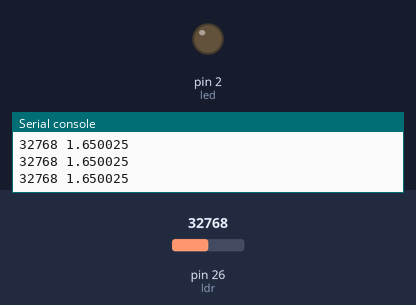
Simulated run of this program. Board: MicroPython board. Parts: output pins drawn as LEDs (lit = HIGH), the last lines printed to the serial console. The inputs (shaded band) are chosen by the test bench; at power-on: pin 26 (ldr) = 32768 (analog values on the 0–65535 scale).

Above: at 1.2 s.
1.3 s: pin 26 (ldr) set to 49072
2.8 s: pin 26 (ldr) set to 50800
At 3.7 s:
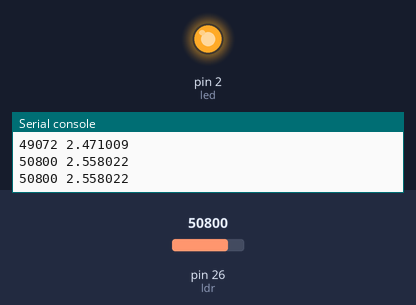
4.5 s: pin 26 (ldr) set to 45874
At 4.9 s:
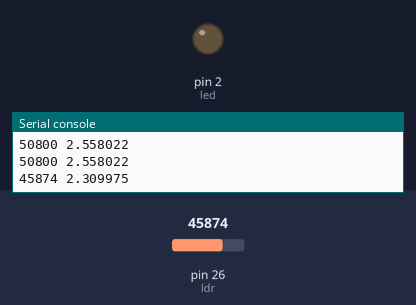
6.0 s: pin 26 (ldr) set to 57670
At 7.2 s:
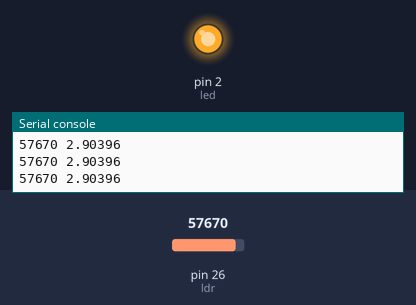
Timing chart, 0 to 8.5 s (numbered marks = the images above; inputs shaded):
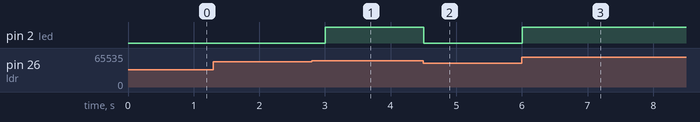

Measured:
- the behaviour switches between 49632 and 49648 on pin 26 (ldr) (found by bisection; images 0 and 1)
- after the input at 2.8 s, pin 2 (led): LOW → HIGH after 0.20 s
- after the input at 4.5 s, pin 2 (led): HIGH → LOW at once
- after the input at 6.0 s, pin 2 (led): LOW → HIGH at once

The program:

analog_input_ldr.py
```python
from machine import Pin, ADC
from time import sleep

IO_LED = 2
IO_LDR = 26

led = Pin(IO_LED, Pin.OUT)
ldr = ADC(Pin(IO_LDR))

while True:
    ldr_adc_value = ldr.read_u16()
    ldr_voltage = ldr_adc_value * 3.3 / 65535
    print(ldr_adc_value, ldr_voltage)
    if ldr_voltage > 2.5:
        led.on()
    else:
       led.off()
    sleep(0.5)
```
